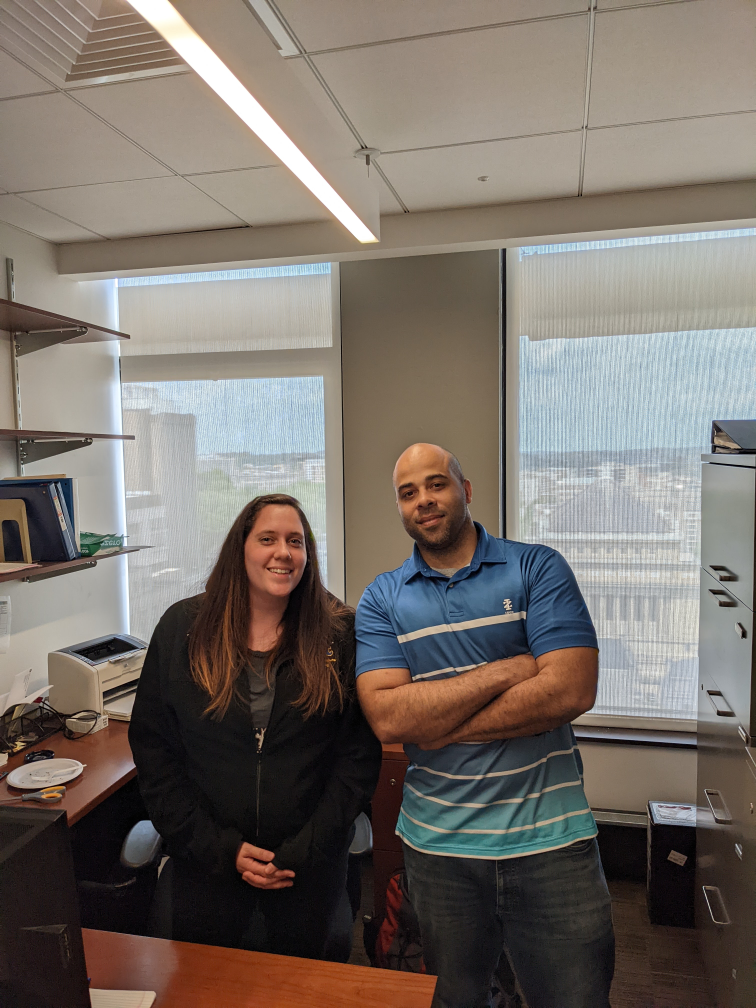
#> input picture Testing/POV Fan Simulator/bigImage.jpg, 3024 x 4032 px (shown at 1/4 size)
$ python ImageProcessing.py
#> lines starting #> are read from the running program, lines starting #| are printed output that depends on the picture
from PIL import Image
import numpy as np
import os

DEBUG = 1

def pol2cart(r, theta):
    theta = np.deg2rad(theta)
    return (r * np.cos(theta), r * np.sin(theta))

class ImageProcessor:
    """
        numberLEDs: the number of LEDs on a radius of the Rotisplay
        fpath: the filepath to the full size image to be processed
    """
    def __init__(self, numberLEDs : int, fpath : str) -> None:

#> called with numberLEDs = 64, fpath = 'bigImage.jpg'
        self.numLEDs = numberLEDs

        img = Image.open(fpath).convert("RGB").resize((self.numLEDs*2, self.numLEDs*2))
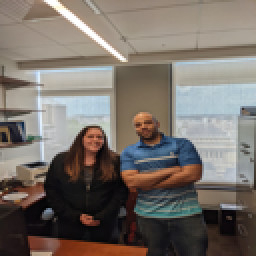
#> img: PIL image 128x128 RGB (shown 2 times larger); mean R, G, B 120.2, 112, 105.3
        self.imgData = np.asarray(img)

        self.circArray = np.zeros(shape=(360,numberLEDs,3), dtype=np.uint8)

        test = None

        if DEBUG == 1:
            test = self.imgData.copy()
            file = open("text.txt", 'w')

        for angle in range (360):
            for mag in range(numberLEDs):
                # the angle needs changed to this for it to display correctly
                x, y = pol2cart(mag, -1*(angle - 90))

                self.circArray[angle, mag] = self.imgData[round(self.numLEDs+x), round(self.numLEDs+y)]
                if DEBUG == 1:

                    file.write(f"0x{self.circArray[angle, mag][0]:x}{self.circArray[angle, mag][1]:x}{self.circArray[angle, mag][2]:x}\n")
                    test[round(numberLEDs+x), round(numberLEDs+y)] = (255,255,255)
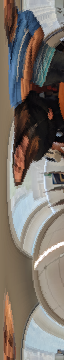
#> self.circArray: shape (360, 64, 3); mean R, G, B 123.3, 114.7, 106.9
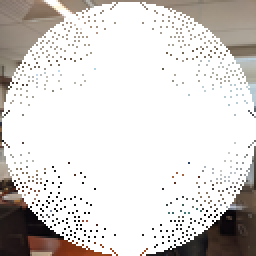
#> test: shape (128, 128, 3) (shown 2 times larger); mean R, G, B 217.4, 213.9, 211.4

        if DEBUG == 1:
            # circImg = Image.fromarray(self.circArray)


            test = 1
            # [9 lines of commented-out code are left out]


    def getImageData(self):
        return self.circArray.tolist()

def main():
    ImageProcessor(64, "bigImage.jpg")

if __name__ == "__main__":
    main()
